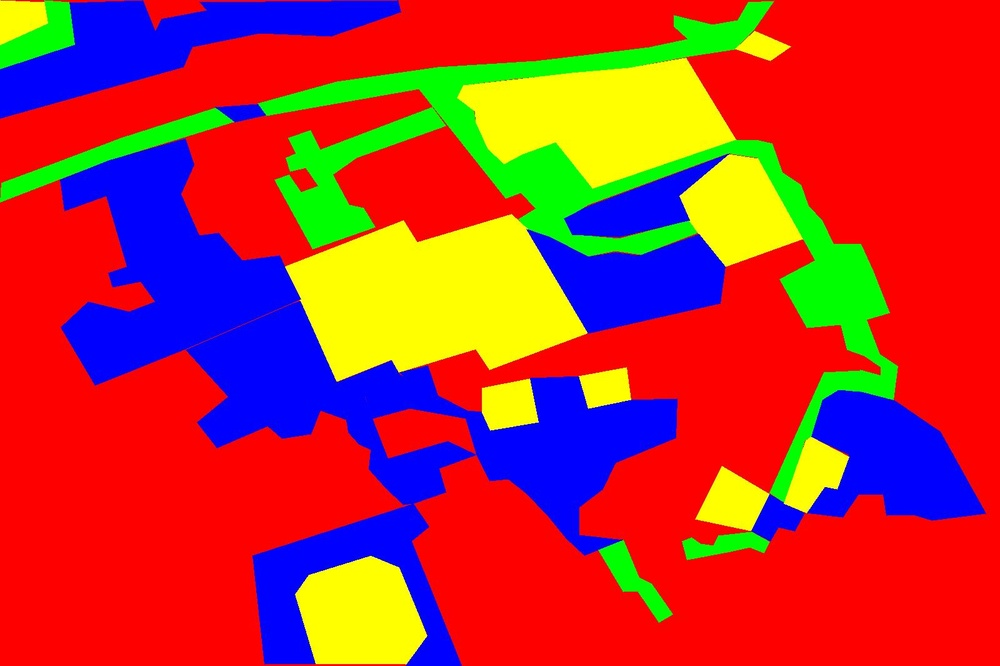
#> input picture PRM/ss.jpeg, 1000 x 666 px, shrunk from 1600 x 1065 before the run
$ python ss-bmp.py
#> lines starting #> are read from the running program, lines starting #| are printed output that depends on the picture; after the words box and inside, x2 and y2 are one past the last pixel; in counts of white or black regions, pixels touching at a corner belong together
import cv2 as cv
import numpy as np


def is_red(arr):
    newarr = list(map(int, arr))
    if newarr[2] > (newarr[0] + newarr[1]):
        return True
    elif newarr[2] > 200 and newarr[1] > 200:
        return True
    else:
        return False


def jpgtobmp(file):
#> called with file = 'ss.jpeg'
    img = cv.imread(file)
#> img is the input picture: shape (666, 1000, 3); mean B, G, R 51.5, 53.9, 182.3
    mask = np.ones(img.shape[:2], dtype=np.uint8)
    mask = 255 * mask
    for i in range(mask.shape[0]):
        for j in range(mask.shape[1]):
            if is_red(img[i, j]):
                mask[i, j] = 0
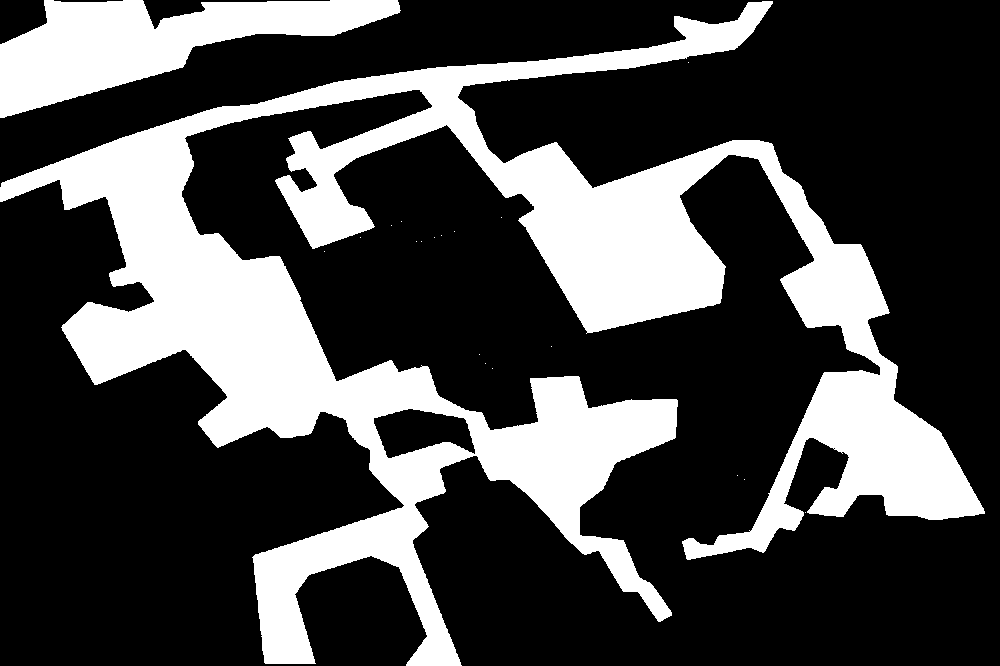
#> mask: shape (666, 1000); 28.5% white; 20 white regions (18 under 20 px), largest, box (x1, y1, x2, y2) and area: (0, 1, 985, 666) 168035, (0, 0, 401, 118) 21675
    # ret, thresh = cv.threshold(mask, 100, 255, cv.THRESH_BINARY)
    cv.imwrite(file.split('.')[0] + '.bmp', mask)


if __name__ == '__main__':
    jpgtobmp('ss.jpeg')
